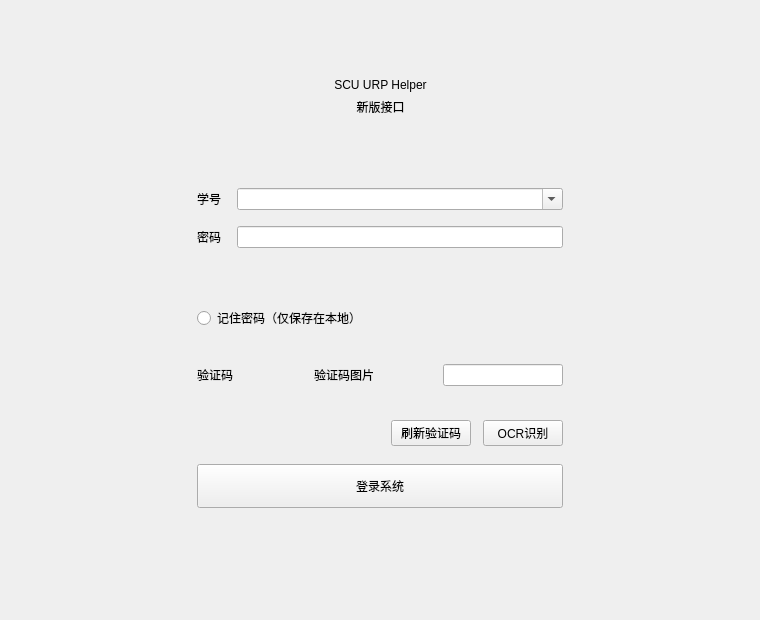
<?xml version="1.0" encoding="UTF-8"?>
<ui version="4.0">
 <class>Form</class>
 <widget class="QWidget" name="Form">
  <property name="geometry">
   <rect>
    <x>0</x>
    <y>0</y>
    <width>760</width>
    <height>620</height>
   </rect>
  </property>
  <property name="minimumSize">
   <size>
    <width>640</width>
    <height>560</height>
   </size>
  </property>
  <property name="windowTitle">
   <string>SCU URP Helper</string>
  </property>
  <layout class="QVBoxLayout" name="pageLayout">
   <property name="leftMargin">
    <number>48</number>
   </property>
   <property name="topMargin">
    <number>42</number>
   </property>
   <property name="rightMargin">
    <number>48</number>
   </property>
   <property name="bottomMargin">
    <number>42</number>
   </property>
   <item>
    <spacer name="topSpacer">
     <property name="orientation">
      <enum>Qt::Vertical</enum>
     </property>
     <property name="sizeHint" stdset="0">
      <size>
       <width>20</width>
       <height>24</height>
      </size>
     </property>
    </spacer>
   </item>
   <item>
    <layout class="QHBoxLayout" name="titleLayout">
     <item>
      <spacer name="titleLeftSpacer">
       <property name="orientation">
        <enum>Qt::Horizontal</enum>
       </property>
       <property name="sizeHint" stdset="0">
        <size>
         <width>40</width>
         <height>20</height>
        </size>
       </property>
      </spacer>
     </item>
     <item>
      <layout class="QVBoxLayout" name="titleTextLayout">
       <item>
        <widget class="QLabel" name="label_3">
         <property name="alignment">
          <set>Qt::AlignCenter</set>
         </property>
         <property name="text">
          <string>SCU URP Helper</string>
         </property>
        </widget>
       </item>
       <item>
        <widget class="QLabel" name="label_4">
         <property name="alignment">
          <set>Qt::AlignCenter</set>
         </property>
         <property name="text">
          <string>新版接口</string>
         </property>
        </widget>
       </item>
      </layout>
     </item>
     <item>
      <spacer name="titleRightSpacer">
       <property name="orientation">
        <enum>Qt::Horizontal</enum>
       </property>
       <property name="sizeHint" stdset="0">
        <size>
         <width>40</width>
         <height>20</height>
        </size>
       </property>
      </spacer>
     </item>
    </layout>
   </item>
   <item>
    <spacer name="titleFormSpacer">
     <property name="orientation">
      <enum>Qt::Vertical</enum>
     </property>
     <property name="sizeHint" stdset="0">
      <size>
       <width>20</width>
       <height>30</height>
      </size>
     </property>
    </spacer>
   </item>
   <item>
    <layout class="QHBoxLayout" name="centerLayout">
     <item>
      <spacer name="centerLeftSpacer">
       <property name="orientation">
        <enum>Qt::Horizontal</enum>
       </property>
       <property name="sizeHint" stdset="0">
        <size>
         <width>80</width>
         <height>20</height>
        </size>
       </property>
      </spacer>
     </item>
     <item>
      <widget class="QFrame" name="loginCard">
       <property name="minimumSize">
        <size>
         <width>430</width>
         <height>380</height>
        </size>
       </property>
       <property name="maximumSize">
        <size>
         <width>500</width>
         <height>16777215</height>
        </size>
       </property>
       <property name="frameShape">
        <enum>QFrame::NoFrame</enum>
       </property>
       <layout class="QVBoxLayout" name="cardLayout">
        <property name="leftMargin">
         <number>32</number>
        </property>
        <property name="topMargin">
         <number>30</number>
        </property>
        <property name="rightMargin">
         <number>32</number>
        </property>
        <property name="bottomMargin">
         <number>30</number>
        </property>
        <property name="spacing">
         <number>18</number>
        </property>
        <item>
         <layout class="QFormLayout" name="formLayout">
          <property name="labelAlignment">
           <set>Qt::AlignRight|Qt::AlignTrailing|Qt::AlignVCenter</set>
          </property>
          <property name="formAlignment">
           <set>Qt::AlignHCenter|Qt::AlignTop</set>
          </property>
          <property name="horizontalSpacing">
           <number>16</number>
          </property>
          <property name="verticalSpacing">
           <number>16</number>
          </property>
          <item row="0" column="0">
           <widget class="QLabel" name="label">
            <property name="text">
             <string>学号</string>
            </property>
           </widget>
          </item>
          <item row="0" column="1">
           <widget class="QComboBox" name="username">
            <property name="editable">
             <bool>true</bool>
            </property>
           </widget>
          </item>
          <item row="1" column="0">
           <widget class="QLabel" name="label_2">
            <property name="text">
             <string>密码</string>
            </property>
           </widget>
          </item>
          <item row="1" column="1">
           <widget class="QLineEdit" name="password"/>
          </item>
         </layout>
        </item>
        <item>
         <widget class="QRadioButton" name="is_remember">
          <property name="text">
           <string>记住密码（仅保存在本地）</string>
          </property>
         </widget>
        </item>
        <item>
         <layout class="QHBoxLayout" name="captchaLayout">
          <property name="spacing">
           <number>14</number>
          </property>
          <item>
           <widget class="QLabel" name="label_5">
            <property name="text">
             <string>验证码</string>
            </property>
           </widget>
          </item>
          <item>
           <widget class="QLabel" name="captcha_pic">
            <property name="minimumSize">
             <size>
              <width>170</width>
              <height>54</height>
             </size>
            </property>
            <property name="text">
             <string>验证码图片</string>
            </property>
            <property name="alignment">
             <set>Qt::AlignCenter</set>
            </property>
           </widget>
          </item>
          <item>
           <widget class="QLineEdit" name="captcha">
            <property name="maximumSize">
             <size>
              <width>120</width>
              <height>16777215</height>
             </size>
            </property>
           </widget>
          </item>
         </layout>
        </item>
        <item>
         <layout class="QHBoxLayout" name="captchaActionLayout">
          <property name="spacing">
           <number>12</number>
          </property>
          <item>
           <spacer name="captchaActionSpacer">
            <property name="orientation">
             <enum>Qt::Horizontal</enum>
            </property>
            <property name="sizeHint" stdset="0">
             <size>
              <width>40</width>
              <height>20</height>
             </size>
            </property>
           </spacer>
          </item>
          <item>
           <widget class="QPushButton" name="refresh_captcha_btn">
            <property name="text">
             <string>刷新验证码</string>
            </property>
           </widget>
          </item>
          <item>
           <widget class="QPushButton" name="ocr_btn">
            <property name="text">
             <string>OCR识别</string>
            </property>
           </widget>
          </item>
         </layout>
        </item>
        <item>
         <widget class="QPushButton" name="btn_login">
          <property name="minimumSize">
           <size>
            <width>0</width>
            <height>44</height>
           </size>
          </property>
          <property name="text">
           <string>登录系统</string>
          </property>
         </widget>
        </item>
       </layout>
      </widget>
     </item>
     <item>
      <spacer name="centerRightSpacer">
       <property name="orientation">
        <enum>Qt::Horizontal</enum>
       </property>
       <property name="sizeHint" stdset="0">
        <size>
         <width>80</width>
         <height>20</height>
        </size>
       </property>
      </spacer>
     </item>
    </layout>
   </item>
   <item>
    <spacer name="bottomSpacer">
     <property name="orientation">
      <enum>Qt::Vertical</enum>
     </property>
     <property name="sizeHint" stdset="0">
      <size>
       <width>20</width>
       <height>40</height>
      </size>
     </property>
    </spacer>
   </item>
  </layout>
 </widget>
 <resources/>
 <connections/>
</ui>
